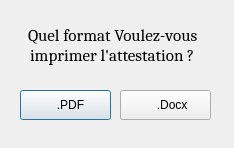
<?xml version="1.0" encoding="UTF-8"?>
<ui version="4.0">
 <class>Dialog</class>
 <widget class="QDialog" name="Dialog">
  <property name="geometry">
   <rect>
    <x>0</x>
    <y>0</y>
    <width>234</width>
    <height>148</height>
   </rect>
  </property>
  <property name="windowTitle">
   <string>Dialog</string>
  </property>
  <widget class="QPushButton" name="pushButton">
   <property name="geometry">
    <rect>
     <x>20</x>
     <y>90</y>
     <width>91</width>
     <height>30</height>
    </rect>
   </property>
   <property name="cursor">
    <cursorShape>PointingHandCursor</cursorShape>
   </property>
   <property name="text">
    <string>   .PDF</string>
   </property>
  </widget>
  <widget class="QPushButton" name="pushButton_2">
   <property name="geometry">
    <rect>
     <x>120</x>
     <y>90</y>
     <width>91</width>
     <height>30</height>
    </rect>
   </property>
   <property name="cursor">
    <cursorShape>PointingHandCursor</cursorShape>
   </property>
   <property name="text">
    <string>    .Docx</string>
   </property>
  </widget>
  <widget class="QLabel" name="label">
   <property name="geometry">
    <rect>
     <x>28</x>
     <y>10</y>
     <width>191</width>
     <height>51</height>
    </rect>
   </property>
   <property name="font">
    <font>
     <family>Cambria</family>
     <pointsize>13</pointsize>
    </font>
   </property>
   <property name="text">
    <string>Quel format Voulez-vous</string>
   </property>
  </widget>
  <widget class="QLabel" name="label_2">
   <property name="geometry">
    <rect>
     <x>30</x>
     <y>30</y>
     <width>221</width>
     <height>51</height>
    </rect>
   </property>
   <property name="font">
    <font>
     <family>Cambria</family>
     <pointsize>13</pointsize>
    </font>
   </property>
   <property name="text">
    <string>imprimer l'attestation ?</string>
   </property>
  </widget>
 </widget>
 <resources>
  <include location="Resources.qrc"/>
  <include location="../Responsable/Resources.qrc"/>
 </resources>
 <connections/>
</ui>
